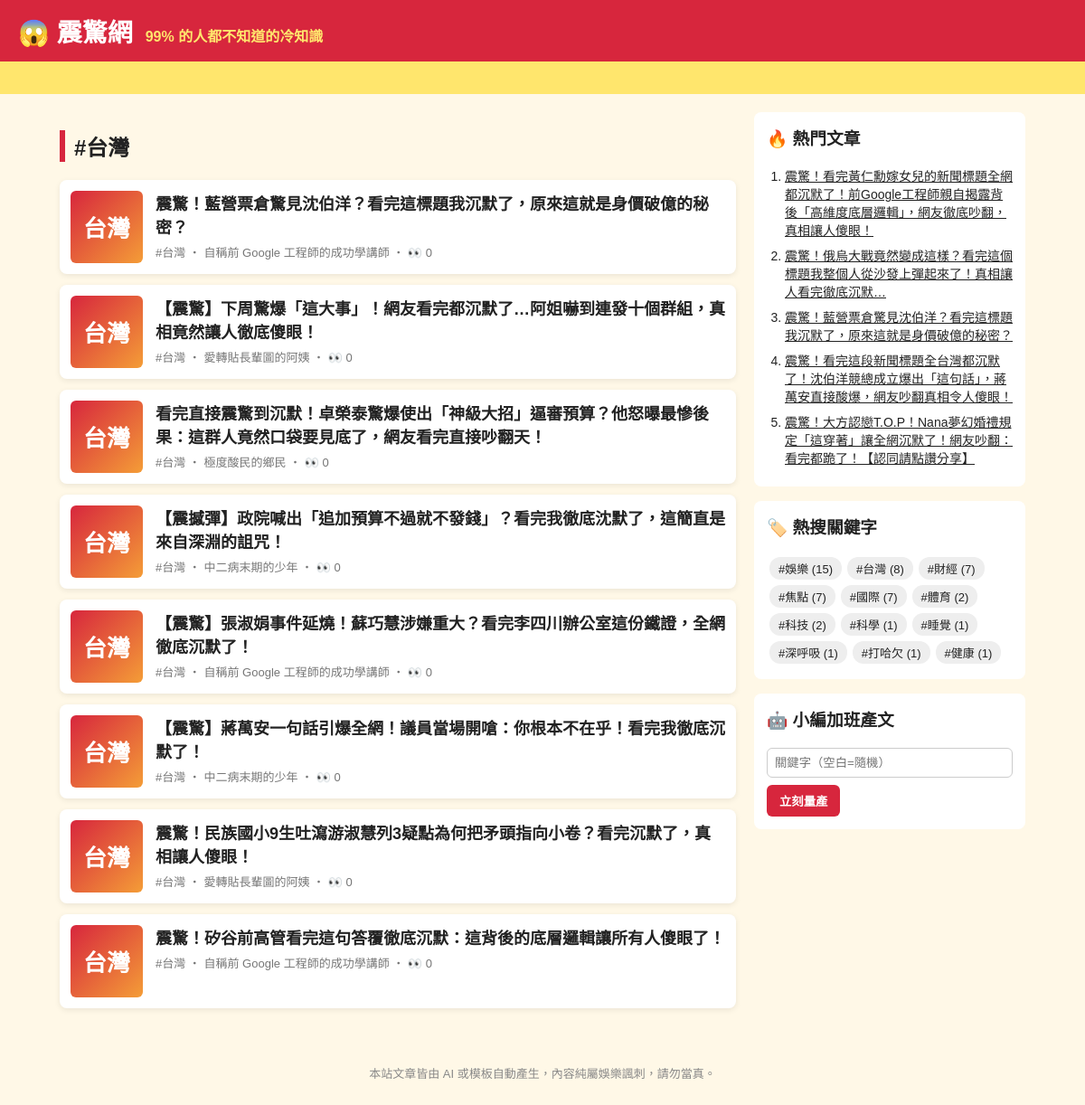
The page /tag/台灣/ on the database as committed earlier.
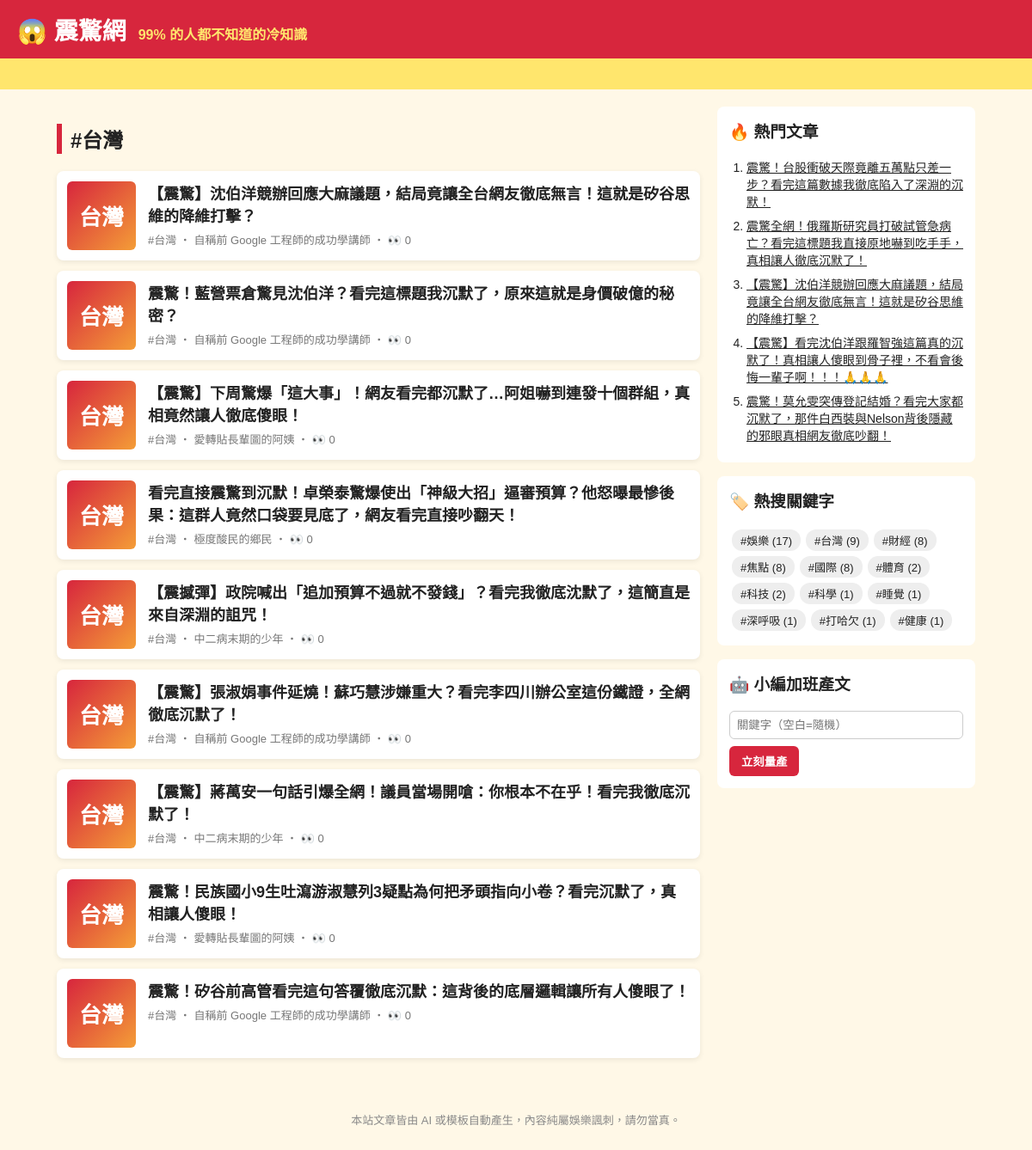
The same page on the database as committed later.
### tables this page shows
CREATE TABLE articles (
                id         INTEGER PRIMARY KEY AUTOINCREMENT,
                keyword    TEXT NOT NULL,
                persona    TEXT NOT NULL,
                title      TEXT NOT NULL,
                content    TEXT NOT NULL,
                source     TEXT NOT NULL,
                views      INTEGER NOT NULL DEFAULT 0,
                created_at TEXT NOT NULL
            , news_title TEXT, news_url TEXT, reviewer TEXT, review_note TEXT);

### app.py (the view)
@app.route("/tag/<keyword>/")
def tag(keyword):
    return render_template("index.html", articles=db.list_articles(keyword=keyword), heading=f"#{keyword}")

### app.py (called while the page is built)
@app.context_processor
def sidebar():
    return {"hot": db.hot_articles(), "tags": db.keywords(), "static_site": app.config["STATIC_SITE"]}

### db.py (called while the page is built)
def connect():
    conn = sqlite3.connect(DB_PATH)
    conn.row_factory = sqlite3.Row
    return conn

def list_articles(limit=50, keyword=None):
    with connect() as conn:
        if keyword:
            return conn.execute(
                "SELECT * FROM articles WHERE keyword = ? ORDER BY id DESC LIMIT ?", (keyword, limit)
            ).fetchall()
        return conn.execute("SELECT * FROM articles ORDER BY id DESC LIMIT ?", (limit,)).fetchall()

def hot_articles(limit=5):
    with connect() as conn:
        return conn.execute("SELECT * FROM articles ORDER BY views DESC, id DESC LIMIT ?", (limit,)).fetchall()

def keywords():
    with connect() as conn:
        return conn.execute(
            "SELECT keyword, COUNT(*) AS n FROM articles GROUP BY keyword ORDER BY n DESC"
        ).fetchall()

### templates/index.html
{% extends "base.html" %}
{% block content %}
<h2 class="heading">{{ heading }}</h2>
{% for a in articles %}
  <a class="card" href="{{ url_for('article', article_id=a.id) }}">
    <div class="thumb">{{ a.keyword[:2] }}</div>
    <div>
      <h3>{{ a.title }}</h3>
      <p class="meta">#{{ a.keyword }} ‧ {{ a.persona }}{% if not static_site %} ‧ 👀 {{ a.views }}{% endif %}</p>
    </div>
  </a>
{% else %}
  <p class="empty">還沒有文章。執行 <code>python generator.py -n 5</code> 或用右邊按鈕開始量產。</p>
{% endfor %}
{% endblock %}

### templates/base.html (shortened to what this page needs)
<!doctype html>
<html lang="zh-Hant">
<head>
  <link rel="stylesheet" href="{{ url_for('static', filename='style.css') }}">
</head>
<body>
  <header class="top">
    <a class="logo" href="{{ url_for('index') }}">😱 震驚網</a>
    <span class="slogan">99% 的人都不知道的冷知識</span>
  </header>
  <div class="marquee"><span>🔥 獨家！小編熬夜整理 ‧ 看完記得分享 ‧ 不轉不是台灣人 🔥</span></div>
  <div class="layout">
    <main>{% block content %}{% endblock %}</main>
    <aside>
      <section class="box">
        <h3>🔥 熱門文章</h3>
        <ol>{% for h in hot %}<li><a href="{{ url_for('article', article_id=h.id) }}">{{ h.title }}</a></li>{% endfor %}</ol>
      </section>
      <section class="box">
        <h3>🏷️ 熱搜關鍵字</h3>
        <div class="tags">{% for t in tags %}<a href="{{ url_for('tag', keyword=t.keyword) }}">#{{ t.keyword }} ({{ t.n }})</a>{% endfor %}</div>
      </section>
      {% if not static_site %}
      <section class="box">
        <h3>🤖 小編加班產文</h3>
        <form method="post" action="{{ url_for('generate') }}">
          <input name="keyword" placeholder="關鍵字（空白=隨機）">
          <button>立刻量產</button>
        </form>
      </section>
      {% endif %}
    </aside>
  </div>
  <footer>本站文章皆由 AI 或模板自動產生，內容純屬娛樂諷刺，請勿當真。</footer>
</body>
</html>

### static/style.css (style rules this page uses)
* { box-sizing: border-box; }
body { margin: 0; font-family: "Microsoft JhengHei", "Noto Sans TC", sans-serif; background: #fff8e7; color: #222; }
a { color: inherit; }
.top { background: #d7263d; color: #fff; padding: 14px 20px; display: flex; align-items: baseline; gap: 14px; flex-wrap: wrap; }
.logo { font-size: 28px; font-weight: 900; text-decoration: none; }
.slogan { color: #ffe66d; font-weight: bold; }
.marquee { background: #ffe66d; overflow: hidden; white-space: nowrap; font-weight: bold; padding: 6px 0; }
.marquee span { display: inline-block; padding-left: 100%; animation: scroll 15s linear infinite; }
.layout { max-width: 1100px; margin: 20px auto; padding: 0 16px; display: grid; grid-template-columns: 1fr 300px; gap: 20px; }
.heading { border-left: 6px solid #d7263d; padding-left: 10px; }
.card { display: flex; gap: 14px; background: #fff; border-radius: 8px; padding: 12px; margin-bottom: 12px; text-decoration: none; box-shadow: 0 2px 6px rgba(0,0,0,.08); }
.card h3 { margin: 0 0 6px; font-size: 18px; }
.thumb { flex: 0 0 80px; height: 80px; border-radius: 6px; background: linear-gradient(135deg, #d7263d, #f49d37); color: #fff; font-size: 26px; font-weight: 900; display: grid; place-items: center; }
.meta { color: #777; font-size: 13px; margin: 0; }
.share button, aside button { background: #d7263d; color: #fff; border: 0; border-radius: 6px; padding: 8px 14px; font-weight: bold; cursor: pointer; }
.box { background: #fff; border-radius: 8px; padding: 14px; margin-bottom: 16px; }
.box h3 { margin-top: 0; }
.box ol { padding-left: 20px; margin: 0; }
.box li { margin-bottom: 8px; font-size: 14px; }
.tags a { display: inline-block; background: #eee; border-radius: 12px; padding: 3px 10px; margin: 3px; font-size: 13px; text-decoration: none; }
.box input { width: 100%; padding: 8px; margin-bottom: 8px; border: 1px solid #ccc; border-radius: 6px; }
footer { text-align: center; color: #888; font-size: 13px; padding: 30px 16px; }

Rows that differ between the two databases and show on the page:
no longer on one of the page's lists (row unchanged): articles: title "震驚！藍營票倉驚見沈伯洋？看完這標題我沉默了，原來這就是身價破億的秘密？"
no longer on this page (row unchanged): articles: title "震驚！看完黃仁勳嫁女兒的新聞標題全網都沉默了！前Google工程師親自揭露背後「高維度底層邏輯」，網友徹底吵翻，真相讓人傻眼！", shown under "🔥 熱門文章"
no longer on this page (row unchanged): articles: title "震驚！俄烏大戰竟然變成這樣？看完這個標題我整個人從沙發上彈起來了！真相讓人看完徹底沉默…", shown under "🔥 熱門文章"
no longer on this page (row unchanged): articles: title "震驚！看完這段新聞標題全台灣都沉默了！沈伯洋競總成立爆出「這句話」，蔣萬安直接酸爆，網友吵翻真相令人傻眼！", shown under "🔥 熱門文章"
no longer on this page (row unchanged): articles: title "震驚！大方認戀T.O.P！Nana夢幻婚禮規定「這穿著」讓全網沉默了！網友吵翻：看完都跪了！【認同請點讚分享】", shown under "🔥 熱門文章"
added articles: keyword "台灣", title "【震驚】沈伯洋競辦回應大麻議題，結局竟讓全台網友徹底無言！這就是矽谷思維的降維打擊？", persona "自稱前 Google 工程師的成功學講師", views "0"
added articles: title "震驚！台股衝破天際竟離五萬點只差一步？看完這篇數據我徹底陷入了深淵的沉默！", shown under "🔥 熱門文章"
added articles: title "震驚全網！俄羅斯研究員打破試管急病亡？看完這標題我直接原地嚇到吃手手，真相讓人徹底沉默了！", shown under "🔥 熱門文章"
added articles: title "【震驚】看完沈伯洋跟羅智強這篇真的沉默了！真相讓人傻眼到骨子裡，不看會後悔一輩子啊！！！🙏🙏🙏", shown under "🔥 熱門文章"
added articles: title "震驚！莫允雯突傳登記結婚？看完大家都沉默了，那件白西裝與Nelson背後隱藏的邪眼真相網友徹底吵翻！", shown under "🔥 熱門文章"
Other text that changed with them:
new list line: "# 娛樂 ( 17 )"
new list line: "# 台灣 ( 9 )"
new list line: "# 財經 ( 8 )"
new list line: "# 焦點 ( 8 )"
new list line: "# 國際 ( 8 )"
list line gone: "# 娛樂 ( 15 )"
list line gone: "# 台灣 ( 8 )"
list line gone: "# 財經 ( 7 )"
list line gone: "# 焦點 ( 7 )"
list line gone: "# 國際 ( 7 )"
